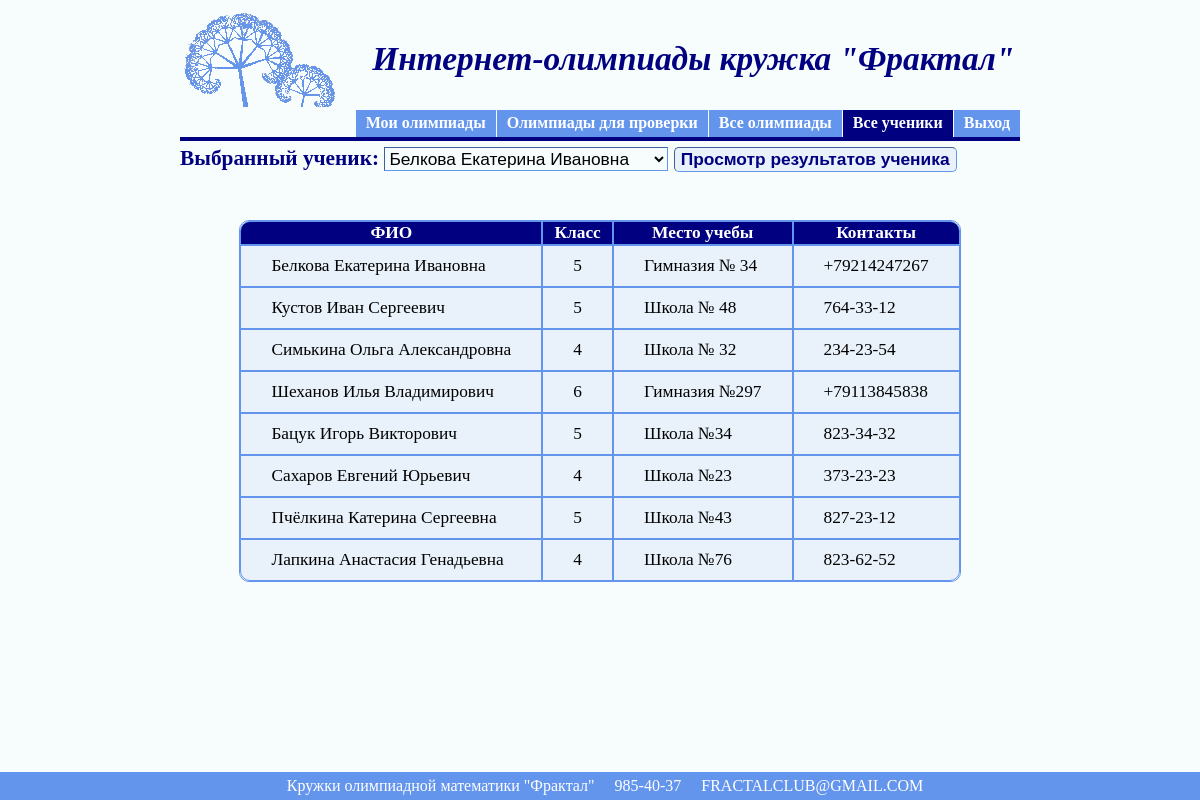
The page /olymp/vse_students.php (signed in) on the database its author committed.
### tables this page shows
CREATE TABLE IF NOT EXISTS `Stud` (
  `KodStud` int(11) NOT NULL AUTO_INCREMENT COMMENT 'код ученика',
  `KodPolzF` int(11) NOT NULL COMMENT 'код пользователя',
  `FIO` varchar(255) NOT NULL COMMENT 'фио',
  `Kontakt` text COMMENT 'контакты',
  `Class` varchar(10) DEFAULT NULL COMMENT 'класс',
  `Mesto` varchar(255) DEFAULT NULL COMMENT 'место обучения',
  PRIMARY KEY (`KodStud`),
  KEY `KodPolzF` (`KodPolzF`)
);

### olymp/vse_students.php (the view, shortened to what this page needs)
<?php
	$strSQL = "SELECT * FROM Stud";
	$rs = mysql_query($strSQL);
?>
<html>
<head>
</head>
<body class="bd">
	<table>
		<tr>
			<td><div><img src="5.png"/></div></td>
			<td><div id="nadpis">&nbsp &nbsp Интернет-олимпиады кружка "Фрактал"</div></td>
		</tr>
	</table>
	<div id="centeredmenu">
		<ul>
			<li><a href="prepod_olymp.php">Мои олимпиады</a></li>
			<li><a href="prepod_neprov_olymp.php">Олимпиады для проверки</a></li>
			<li><a href="vse_olymp.php">Все олимпиады</a></li>
			<li><a href="vse_students.php" class="active">Все ученики</a></li>
			<li><a href="logout.php">Выход</a></li>
		</ul>
	</div>
	<br><br>
	<div class="text_near_knopka">Выбранный ученик:
	<select class="combobox" id="cur_stud" type="text" name="cur_stud" >
		<?php
		$rs2 = mysql_query($strSQL);
		while ($row2 = mysql_fetch_array($rs2)):
		?>
			<option  value=<?=$row2['KodStud']?> ><p><?=$row2['FIO']?></p></option>
		<? endwhile ?>
	</select>
		<input class="knopka" id="b_change" type="button" value="Просмотр результатов ученика" onclick="perehod()" />
	</div>
	<br>
	<div id="div1">
			<?php
			if(mysql_num_rows($rs)>0)
			{
			?>
		<table class="StandardTable" align="center" border="1">
			<thead>
				<tr>
					<th><p>ФИО</p></th>
					<th><p>Класс</p></th>
					<th><p>Место учебы</p></th>
					<th><p>Контакты</p></th>
				</tr>
			</thead>
			<tbody>
			<?php
			while ($row = mysql_fetch_array($rs)):
			?>
				<tr>
					<td><p><?=$row['FIO']?></p></td>
					<td class="pocentru"><p><?=$row['Class']?></p></td>
					<td><p><?=$row['Mesto']?></p></td>
					<td><p><?=$row['Kontakt']?></p></td>
				</tr>
			<? endwhile ?>
			</tbody>
		</table>
			<?php
			}
			else
			{
			?>
			<div class="text_near_knopka">Пока нет ни одного ученика!</div>
			<?php
			}
			?>
	</div>
	<br></br>
	<br></br>
	<div id="footer" align="center">Кружки олимпиадной математики "Фрактал" &nbsp &nbsp 985-40-37 &nbsp &nbsp FRACTALCLUB@GMAIL.COM</div>
</body>
</html>

### olymp/vse_students.php (style rules this page uses)
#centeredmenu { float:right; width:100%; border-bottom:4px solid #000080; overflow:hidden; position:relative; background: #F7FDFD; }
#centeredmenu ul { clear:right; float:right; list-style:none; margin:0; padding:0; position:relative; right:0%; text-align:center; }
#centeredmenu ul li { display:block; float:left; list-style:none; margin:0; padding:0; position:relative; right:0%; }
#centeredmenu ul li a { display:block; margin:0 0 0 1px; padding:3px 10px; background:#6495ED; color:#fff; text-decoration:none; line-height:1.3em; font-weight:bold; }
#centeredmenu ul li a.active, #centeredmenu ul li a.active:hover { color:#fff; background:#000080; font-weight:bold; }
.StandardTable { //border-collapse: collapse; border-radius: 10px; border-spacing: 0; border: 1px solid #6495ED; maxwidth:100%; }
.StandardTable tbody { background-color: #E9F2FB; }
.StandardTable th { background: #000080; color: white; font-weight:bold; font-size: 13pt; border: 1px solid #6495ED; }
.StandardTable th:first-child { border-top-left-radius: 10px; }
.StandardTable th:last-child { border-top-right-radius: 10px; }
.StandardTable tr:last-child td:first-child { border-radius: 0 0 0 10px; }
.StandardTable tr:last-child td:last-child { border-radius: 0 0 10px 0; }
.StandardTable tbody tr td { padding: 10px 30px; maxwidth: 100%; font-size: 13pt; word-wrap: break-word; border: 1px solid #6495ED; }
#footer { position: fixed; left: 0; bottom: 0; padding: 5px; background: #6495ED; color: #fff; width: 100%; }
.bd { background: #F7FDFD; margin-left: 15%; position: absolute; width: 70%; }
#nadpis { color: #000080; font-style: italic; font-weight: 600; font-size: 25pt; }
.combobox { word-wrap: break-word; font-size: 13pt; background: #F7FDFD;//#E9F2FB; border-color: #6495ED; border-style: inset; }
.text_near_knopka { color: #000080; font-weight:bold; word-wrap: break-word; font-size: 16pt; margin-bottom: 10px; }
.knopka { border-radius: 5px; border-style: inset; background: #E9F2FB; color: #000080; border-color: #6495ED; border-width: 1px; font-size: 13pt; font-weight:bold; margin-bottom: 20px; }
.pocentru { text-align: center; }

### rows shown on the page
stud: FIO "Белкова Екатерина Ивановна", Class "5", Mesto "Гимназия № 34", Kontakt "+79214247267"
stud: FIO "Кустов Иван Сергеевич", Class "5", Mesto "Школа № 48", Kontakt "764-33-12"
stud: FIO "Симькина Ольга Александровна", Class "4", Mesto "Школа № 32", Kontakt "234-23-54"
stud: FIO "Шеханов Илья Владимирович", Class "6", Mesto "Гимназия №297", Kontakt "+79113845838"
stud: FIO "Бацук Игорь Викторович", Class "5", Mesto "Школа №34", Kontakt "823-34-32"
stud: FIO "Сахаров Евгений Юрьевич", Class "4", Mesto "Школа №23", Kontakt "373-23-23"
stud: FIO "Пчёлкина Катерина Сергеевна", Class "5", Mesto "Школа №43", Kontakt "827-23-12"
stud: FIO "Лапкина Анастасия Генадьевна", Class "4", Mesto "Школа №76", Kontakt "823-62-52"
